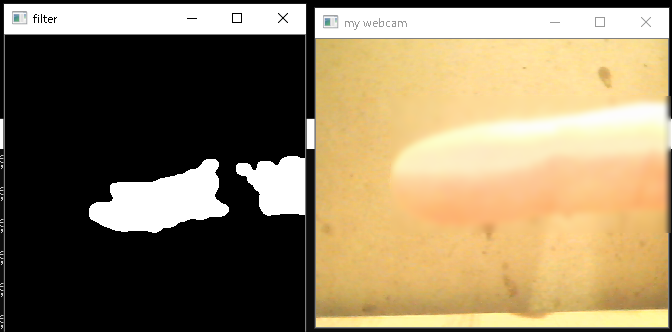
#> input picture 1.png, 672 x 333 px, given in place of the camera
$ python record.py 5 5
#> lines starting #> are read from the running program, lines starting #| are printed output that depends on the picture; after the words box and inside, x2 and y2 are one past the last pixel; in counts of white or black regions, pixels touching at a corner belong together
# -*- coding: utf-8 -*
import cv2
import os
import numpy as np
import sys

# 顔を検出して黒で塗りつぶす場合はコメントインする
#face_cascade_path = 'haarcascade_frontalface_default.xml'
#face_cascade = cv2.CascadeClassifier(face_cascade_path)

datasetPATH = './datasets/'

def main():
	args = sys.argv

	x = 300
	y = 300

	if len(sys.argv) == 3:
		if int(args[1]) > 100 and int(args[1]) < 1000:
			x = int(args[1])
		if int(args[2]) > 100 and int(args[2]) < 1000:
			y = int(args[2])
	if os.path.isdir(datasetPATH) == False:
		os.mkdir(datasetPATH)

	i = 1
	print ("Default Save to ",i)
	cam = cv2.VideoCapture(0, cv2.CAP_DSHOW)
	#Decrease frame size
	cam.set(3, x)
	cam.set(4, y)

	while True:
		ret_val, img = cam.read()
#> img is the input picture: shape (333, 672, 3); mean B, G, R 96.9, 127.4, 143.9
		k = cv2.waitKey(1)
#> (key Esc is pressed here)
		frame = optimizeImage(img, x, y)
		cv2.imshow('filter', frame)
		cv2.imshow('my webcam', img)
		if k==48:
			i = 0
			print ("Changed to ",i)
		elif k==49:
			i = 1
			print ("Changed to ",i)
		elif k==50:
			i = 2
			print ("Changed to ",i)
		elif k==51:
			i = 3
			print ("Changed to ",i)
		elif k==52:
			i = 4
			print ("Changed to ",i)
		elif k==53:
			i = 5
			print ("Changed to ",i)
		elif k==54:
			i = 6
			print ("Changed to ",i)
		elif k==55:
			i = 7
			print ("Changed to ",i)
		elif k==56:
			i = 8
			print ("Changed to ",i)
		elif k==57:
			i = 9
			print ("Changed to ",i)
		elif k==32: 	#space
			cv2.imwrite(datasetPATH + str(i) + '.png', frame)
			print ("Saved ", str(i), ".png")
		elif k==27:    # Esc key to stop
			cam.release()
			cv2.destroyAllWindows()
			break


def optimizeImage(img, x , y):
#> called with x = 300, y = 300
	frame = cv2.resize(img, (x, y))
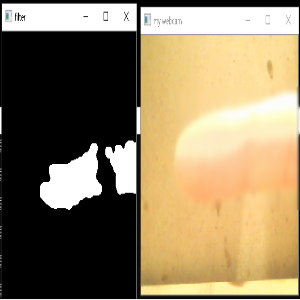
#> frame: shape (300, 300, 3); mean B, G, R 96.8, 127.3, 143.8

	# [8 lines of commented-out code are left out]

	out = cv2.cvtColor(frame, cv2.COLOR_BGR2GRAY)
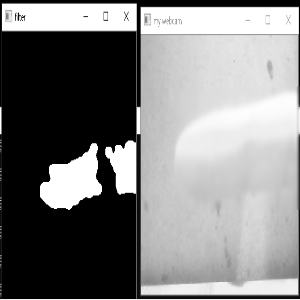
#> out: shape (300, 300); min 0, max 255, mean 128.8

	## FYI: https://qiita.com/ayuma/items/883901c68719abbc7a78
	# 一般的な二値化
	#threshold = 100
	#_, image_th = cv2.threshold(out, threshold, 255, cv2.THRESH_BINARY)

	# 大津の二値化
	_, image_th = cv2.threshold(out, 0, 255, cv2.THRESH_OTSU)
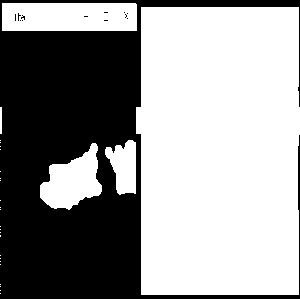
#> image_th: shape (300, 300); 59.2% white; 13 black regions (12 under 20 px), largest, box (x1, y1, x2, y2) and area: (0, 0, 300, 299) 36638

	# adaptive threshold
	#image_th = cv2.adaptiveThreshold(out, 255, cv2.ADAPTIVE_THRESH_MEAN_C, cv2.THRESH_BINARY, 3, 1)

	## FYI: https://qiita.com/ayuma/items/07ec25f1d50629fed698
	# medianフィルタ
	blur = cv2.medianBlur(image_th, 3)
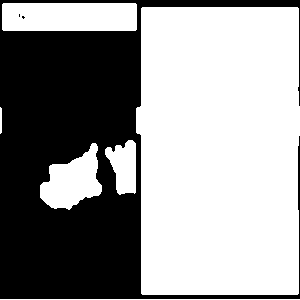
#> blur: shape (300, 300); 59.2% white; 3 black regions (2 under 20 px), largest, box (x1, y1, x2, y2) and area: (0, 0, 300, 299) 36670

	# bilateralフィルタ
	#blur = cv2.bilateralFilter(image_th, 9, 75, 75)

	return blur


if __name__ == '__main__':
    main()

$ run again, on 2.png
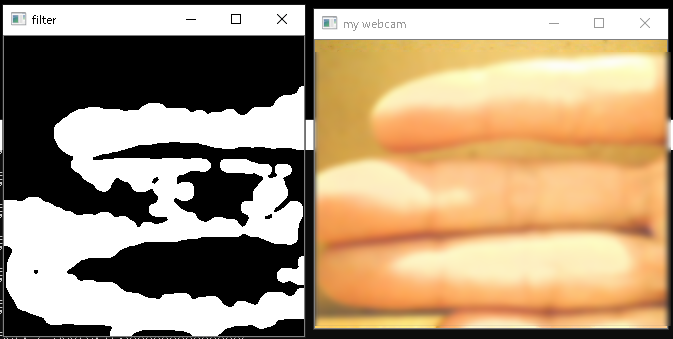
#> input picture 2.png, 673 x 339 px, given in place of the camera
#> in main, img is the input picture: shape (339, 673, 3); mean B, G, R 122.4, 151.5, 174
#> in optimizeImage, `_, image_th = cv2.threshold(out, 0, 255, cv2.THRESH_OTSU)`:
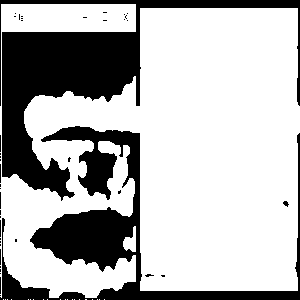
#> image_th: shape (300, 300); 71.5% white; 42 black regions (39 under 20 px), largest, box (x1, y1, x2, y2) and area: (0, 0, 300, 201) 14329, (0, 126, 300, 300) 11116, (283, 201, 289, 207) 22
#> in optimizeImage, `blur = cv2.medianBlur(image_th, 3)`:
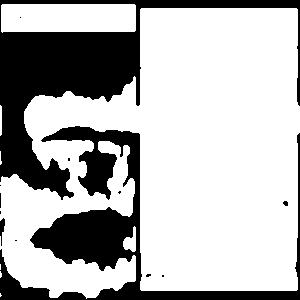
#> blur: shape (300, 300); 71.4% white; 13 black regions (9 under 20 px), largest, box (x1, y1, x2, y2) and area: (0, 0, 300, 200) 14467, (0, 126, 300, 300) 11148, (0, 218, 5, 246) 75, (283, 201, 288, 206) 20

$ run again, on 3.png
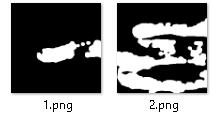
#> input picture 3.png, 220 x 118 px, given in place of the camera
#> in main, img is the input picture: shape (118, 220, 3); min 0, max 255, mean 133.8
#> in optimizeImage, `_, image_th = cv2.threshold(out, 0, 255, cv2.THRESH_OTSU)`:
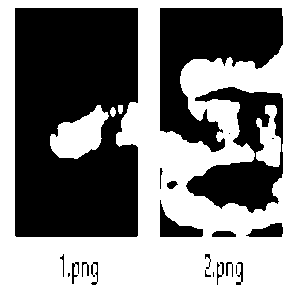
#> image_th: shape (300, 300); 53.2% white; 22 black regions (6 under 20 px), largest, box (x1, y1, x2, y2) and area: (15, 8, 138, 237) 25562, (160, 8, 283, 152) 9218, (186, 87, 283, 213) 5685
#> in optimizeImage, `blur = cv2.medianBlur(image_th, 3)`:
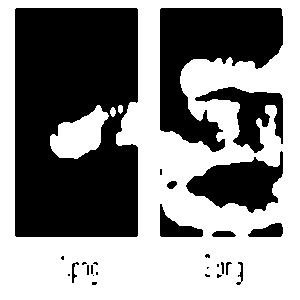
#> blur: shape (300, 300); 53.4% white; 27 black regions (14 under 20 px), largest, box (x1, y1, x2, y2) and area: (15, 8, 138, 237) 25566, (160, 8, 283, 152) 9212, (186, 151, 283, 213) 3359
